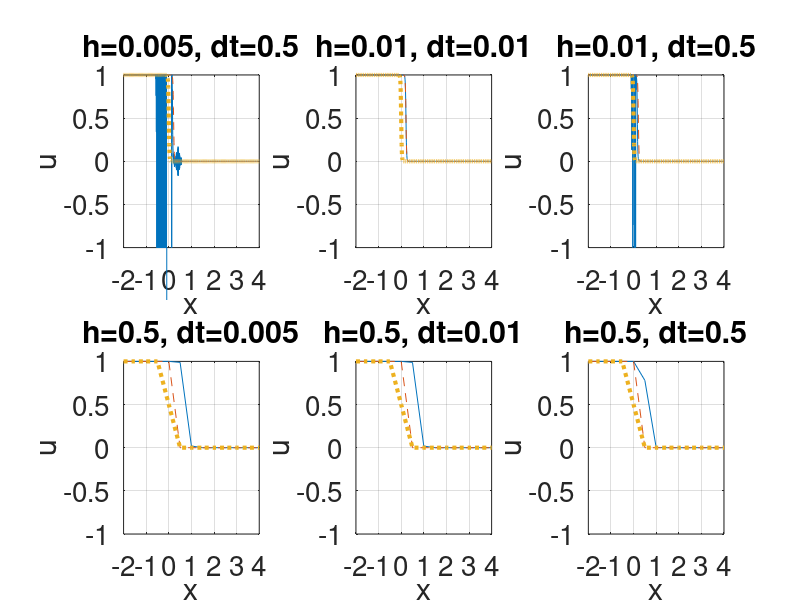
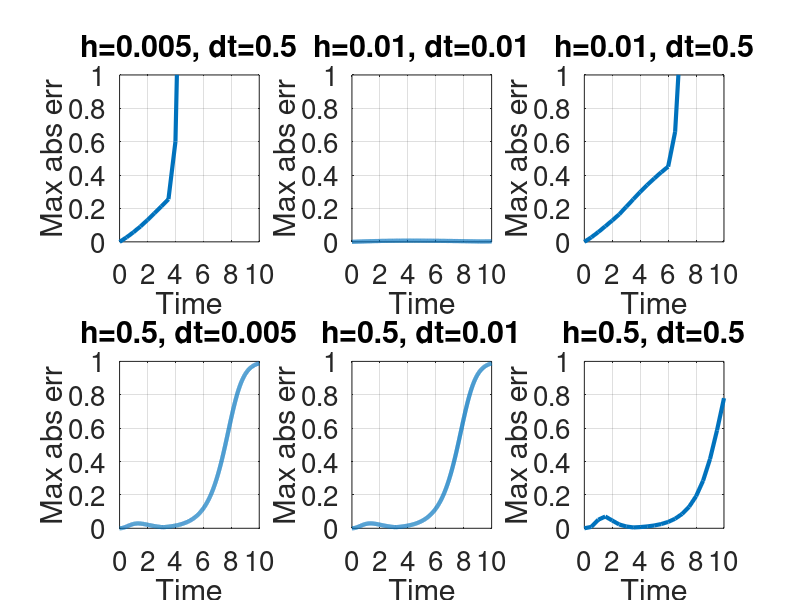

The MATLAB source for these figures, in order: (Note: this script raises an error after producing the figures.)
epsilon = 0.01;
a = -2;
b = 4;
T = 10;

hs = [0.005, 0.01, 0.5];
dts = [0.005, 0.01, 0.5];
pairs = [1,3; 2,2; 2,3; 3,1; 3,2; 3,3];

for p = 1:size(pairs,1)
    i = pairs(p,1);
    k = pairs(p,2);

    h = hs(i);
    dt = dts(k);

    N = round((b-a)/h);
    M = round(T/dt);
    x = linspace(a,b,N+1);
    h = (b-a)/N;
    dt = T/M;
    t = linspace(0,T,M+1);

    c = 3*sqrt(2)*epsilon/2;
    q = @(x,t) 0.5*(1-tanh((x-c*t)/(2*sqrt(2)*epsilon)));

    u0 = q(x,0);
    u = u0;
    maxError = zeros(M+1,1);
    maxError(1) = max(abs(u0-q(x,t(1))));

    for s = 1:M
        u1 = u;
        u1(1) = q(a,t(s+1));
        u1(end) = q(b,t(s+1));

        for g = 2:length(x)-1
            uxx = (u(g-1) - 2*u(g) + u(g+1)) / h^2;
            rate = epsilon^2 * uxx + u(g) - u(g)^3;
            u1(g) = u(g) + dt * rate;
        end

        u = u1;
        maxError(s+1) = max(abs(u-q(x,t(s+1))));
    end

    % exact solution at T
    uExact = q(x,T);

    figure(1);
    subplot(2,3,p)
    plot(x,u,'-',x,uExact,'--',x,u0,':', 'LineWidth',3);
    xlabel('x');
    ylabel('u');
    ylim([-1,1])
    title(sprintf('h=%g, dt=%g',h,dt));
    set(gca, 'fontsize', 20)
    grid on;

    figure(2);
    subplot(2,3,p)
    plot(t,maxError,'-', 'LineWidth',3);
    xlabel('Time');
    ylabel('Max abs err');
    ylim([0,1])
    xlim([0,10])
    title(sprintf('h=%g, dt=%g',h,dt));
    set(gca, 'fontsize', 20)
    grid on;

    % numerical wave speed
    j = find(u(1:end-1) > 0.5 & u(2:end) <= 0.5,1);
    if isempty(j)
        xmid = NaN;
    else
        xmid = x(j) + (0.5-u(j))*(x(j+1)-x(j))/(u(j+1)-u(j));
    end
    cnum = xmid/T;

    fprintf('Final wave centre: %.6f\n',xmid);
    fprintf('Numerical wave speed: %.6f\n',cnum);
    fprintf('Maximum absolute error at T: %.8g\n',maxError(end));
end

figure(1);
sgtitle(sprintf('Forward Euler and exact solution at T = %g',T), 'fontsize', 20);

figure(2);
sgtitle('Forward Euler: maximum absolute error over time', 'fontsize', 20);
